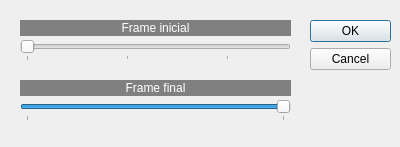
<?xml version="1.0" encoding="UTF-8"?>
<ui version="4.0">
 <class>Movimiento</class>
 <widget class="QDialog" name="Movimiento">
  <property name="geometry">
   <rect>
    <x>0</x>
    <y>0</y>
    <width>400</width>
    <height>147</height>
   </rect>
  </property>
  <property name="windowTitle">
   <string>Movimiento</string>
  </property>
  <widget class="QDialogButtonBox" name="buttonBox">
   <property name="geometry">
    <rect>
     <x>310</x>
     <y>20</y>
     <width>81</width>
     <height>51</height>
    </rect>
   </property>
   <property name="orientation">
    <enum>Qt::Vertical</enum>
   </property>
   <property name="standardButtons">
    <set>QDialogButtonBox::Cancel|QDialogButtonBox::Ok</set>
   </property>
  </widget>
  <widget class="QSlider" name="horizontalSlider">
   <property name="geometry">
    <rect>
     <x>20</x>
     <y>40</y>
     <width>271</width>
     <height>21</height>
    </rect>
   </property>
   <property name="minimum">
    <number>0</number>
   </property>
   <property name="maximum">
    <number>256</number>
   </property>
   <property name="pageStep">
    <number>10</number>
   </property>
   <property name="orientation">
    <enum>Qt::Horizontal</enum>
   </property>
   <property name="tickPosition">
    <enum>QSlider::TicksBelow</enum>
   </property>
   <property name="tickInterval">
    <number>100</number>
   </property>
  </widget>
  <widget class="QLabel" name="label">
   <property name="geometry">
    <rect>
     <x>20</x>
     <y>20</y>
     <width>271</width>
     <height>16</height>
    </rect>
   </property>
   <property name="styleSheet">
    <string notr="true">background-color: rgb(128, 128, 128);
color: rgb(255, 255, 255);</string>
   </property>
   <property name="text">
    <string>Frame inicial</string>
   </property>
   <property name="alignment">
    <set>Qt::AlignCenter</set>
   </property>
  </widget>
  <widget class="QSlider" name="horizontalSlider_2">
   <property name="geometry">
    <rect>
     <x>20</x>
     <y>100</y>
     <width>271</width>
     <height>21</height>
    </rect>
   </property>
   <property name="minimum">
    <number>1</number>
   </property>
   <property name="maximum">
    <number>100</number>
   </property>
   <property name="pageStep">
    <number>10</number>
   </property>
   <property name="value">
    <number>100</number>
   </property>
   <property name="orientation">
    <enum>Qt::Horizontal</enum>
   </property>
   <property name="tickPosition">
    <enum>QSlider::TicksBelow</enum>
   </property>
   <property name="tickInterval">
    <number>100</number>
   </property>
  </widget>
  <widget class="QLabel" name="label_2">
   <property name="geometry">
    <rect>
     <x>20</x>
     <y>80</y>
     <width>271</width>
     <height>16</height>
    </rect>
   </property>
   <property name="styleSheet">
    <string notr="true">background-color: rgb(128, 128, 128);
color: rgb(255, 255, 255);</string>
   </property>
   <property name="text">
    <string>Frame final</string>
   </property>
   <property name="alignment">
    <set>Qt::AlignCenter</set>
   </property>
  </widget>
 </widget>
 <resources/>
 <connections>
  <connection>
   <sender>buttonBox</sender>
   <signal>accepted()</signal>
   <receiver>Movimiento</receiver>
   <slot>accept()</slot>
   <hints>
    <hint type="sourcelabel">
     <x>248</x>
     <y>254</y>
    </hint>
    <hint type="destinationlabel">
     <x>157</x>
     <y>274</y>
    </hint>
   </hints>
  </connection>
  <connection>
   <sender>buttonBox</sender>
   <signal>rejected()</signal>
   <receiver>Movimiento</receiver>
   <slot>reject()</slot>
   <hints>
    <hint type="sourcelabel">
     <x>316</x>
     <y>260</y>
    </hint>
    <hint type="destinationlabel">
     <x>286</x>
     <y>274</y>
    </hint>
   </hints>
  </connection>
 </connections>
</ui>
